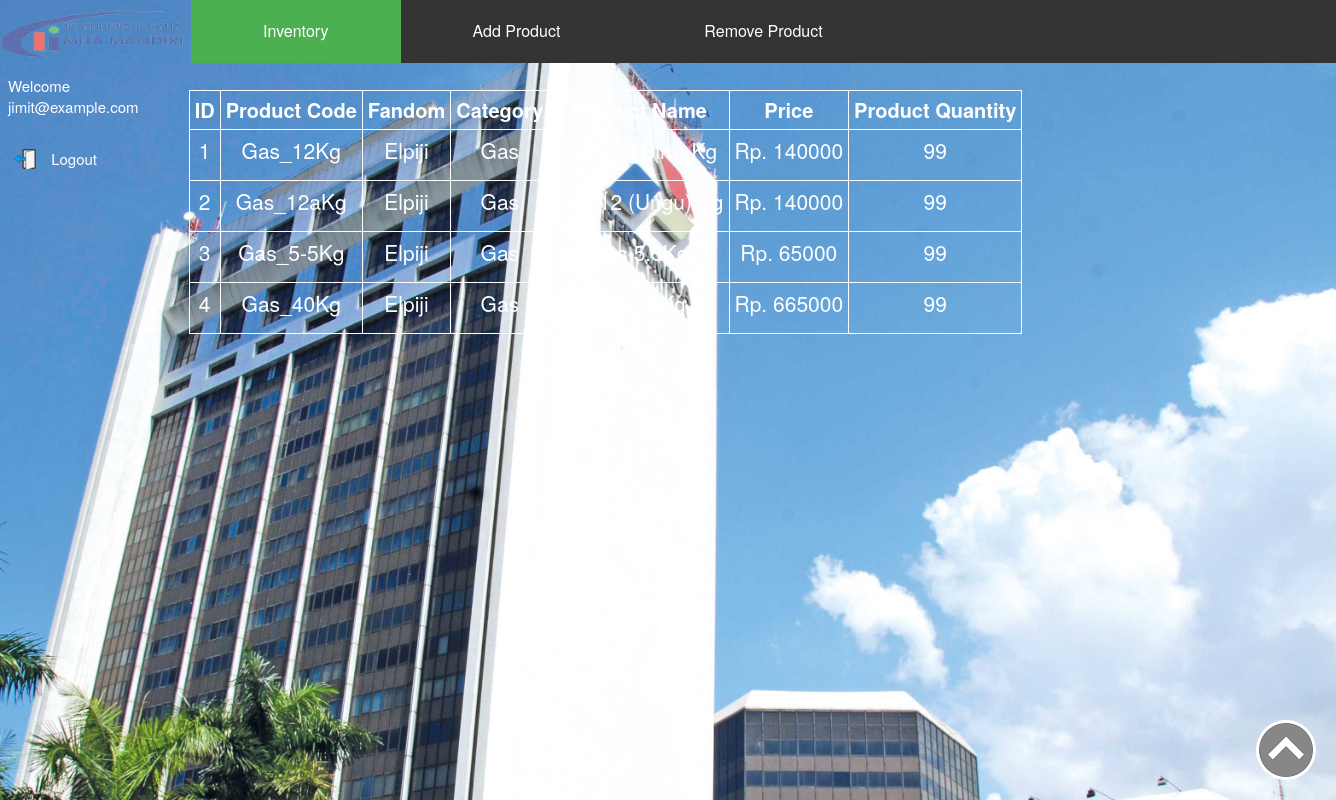
The page /inventory.php (signed in) on the database its author committed.
### tables this page shows
CREATE TABLE IF NOT EXISTS `products` (
  `id` int(11) NOT NULL AUTO_INCREMENT,
  `product_code` varchar(25) NOT NULL,
  `fandom` varchar(25) NOT NULL,
  `category` varchar(25) NOT NULL,
  `product_img_name` varchar(100) NOT NULL DEFAULT 'no_image.jpg',
  `product_name` varchar(100) NOT NULL,
  `price` int(5) NOT NULL,
  `product_qty` int(2) NOT NULL,
  PRIMARY KEY (`id`)
);

### config.php (called while the page is built, shortened)
<?php
$currency = 'Rp. ';
?>

### inventory.php (the view, shortened to what this page needs)
<?php
include_once("config.php");
?>
<!DOCTYPE html>
<html>
<head>
	<link rel="stylesheet" type="text/css" href="css/head.css">
	<link rel="stylesheet" type="text/css" href="css/sidebar2.css">
	<link rel="stylesheet" type="text/css" href="css/navbar.css">
	<link rel="stylesheet" type="text/css" href="css/content.css">
	<link rel="stylesheet" href="https://maxcdn.bootstrapcdn.com/bootstrap/3.3.6/css/bootstrap.min.css"/>
</head>
<body>
<div id="logo">
	<a href="admin.php">
		<img src="res/logousaha.png" width="100%">
	</a>
</div>
<div id="sidebar">
	<ul>
		<li>Welcome <?php echo $_SESSION['username'];?></li>
		<li>
			<a href="destroy.php">
			<table><tr><td><img src="res/icons/logout2.png" /></td>
			<td>&nbsp;Logout</td></tr></table></a>
		</li>
		<li>&nbsp;</li>
	</ul>
</div>
<div id="navbar">
	<ul>
		<li><a class="active" href="inventory.php">Inventory</a></li>
		<li><a href="add_product.php">Add Product</a></li>
		<li><a href="remove_product.php">Remove Product</a></li>
	</ul>
</div>
<a href="#" class="back-to-top">Back To Top </a>
<div class="content">
	<section class="container">
<?php
$results = $mysqli->query("SELECT id,product_code, product_name, category, fandom, price, product_qty FROM products  ORDER BY id ASC");
if($results){
$products_item = '<table border="1" bordercolor="white" style="color:white;"><th>ID</th><th>Product Code</th><th>Fandom</th><th>Category</th><th>Product Name</th><th>Price</th><th>Product Quantity</th>
';
while($obj = $results->fetch_object())
{
$products_item .= <<<EOT
	<tr>
	<td><p align="center">{$obj->id}</p></td>
    <td><p align="center">{$obj->product_code}</p></td>
    <td><p align="center">{$obj->fandom}</p></td>
    <td><p align="center">{$obj->category}</p></td>
	<td><p align="center">{$obj->product_name}</p></td>
    <td><p align="center">{$currency}{$obj->price}</p></td>
    <td><p align="center">{$obj->product_qty}</p></td>
	</tr>
EOT;
}
$products_item .= '</table>';
echo $products_item;
}
?>
</div>
</body>
</html>

### css/head.css (style rules this page uses)
body { background-image: url("../res/background/1.jpg"); background-attachment: fixed; background-size: cover; color: white; }

### css/sidebar2.css (style rules this page uses)
#sidebar ul { margin: 0; padding: 0; width: 14%; position: fixed; height: 100%; font-size: 15px; margin-top: 5%; }
#sidebar li { display: block; color: #fff; padding: 8px 8px; text-decoration: none; }
#sidebar li a { display: block; color: #fff; padding: 8px 0px; text-decoration: none; }

### css/navbar.css (style rules this page uses)
#navbar ul { list-style-type: none; margin: 0; padding: 0; overflow: hidden; background-color: #333; margin-left: 14.3%; font-size: 16px; }
#navbar li { float: left; display: inline-block; }
#navbar li a { display: block; color: white; text-align: center; padding: 20px 4.5em; text-decoration: none; }
#navbar li a.active { background-color:#4CAF50; }

### css/content.css (style rules this page uses)
.content { margin-left: 13%; margin-top: 2%; }
p { text-align: center; font-size: 1.5em; }
a.back-to-top { width: 60px; height: 60px; text-indent: -9999px; position: fixed; z-index: 999; right: 20px; bottom: 20px; background: url("../res/up-arrow.png") no-repeat center 43%; -webkit-border-radius: 30px; -moz-border-radius: 30px; border-radius: 30px; }

### inventory.php (style rules this page uses)
#logo { padding-top: 0.7%; width: 14%; height: 62px; float: left; position: fixed; }
td { padding: 5px; }
th { padding: 5px; font-size: 20px; text-align: center; }

### rows shown on the page
products: id "1", product_code "Gas_12Kg", fandom "Elpiji", category "Gas", product_name "Gas 12 (Biru) Kg", price "140000", product_qty "99"
products: id "2", product_code "Gas_12aKg", fandom "Elpiji", category "Gas", product_name "Gas 12 (Ungu) Kg", price "140000", product_qty "99"
products: id "3", product_code "Gas_5-5Kg", fandom "Elpiji", category "Gas", product_name "Gas 5.5Kg", price "65000", product_qty "99"
products: id "4", product_code "Gas_40Kg", fandom "Elpiji", category "Gas", product_name "Gas 50Kg", price "665000", product_qty "99"

### other values the page prints
$_SESSION['username'] "jimit@example.com"
